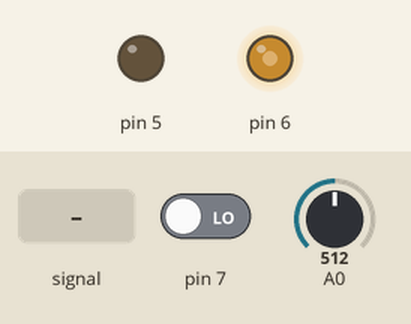
Simulated run of this sketch. Board: Arduino Uno, built with avr-gcc and run on an emulated ATmega328P. Parts: output pins drawn as LEDs (lit = HIGH). The inputs (shaded band) are chosen by the test bench; at power-on: A0 = 512, pin 7 LOW.

Above: at 1.2 s.
1.3 s: A0 fed a 200 Hz sine of ±81 counts around its level
Timing chart, 0 to 2.2 s (numbered marks = the images above; inputs shaded):
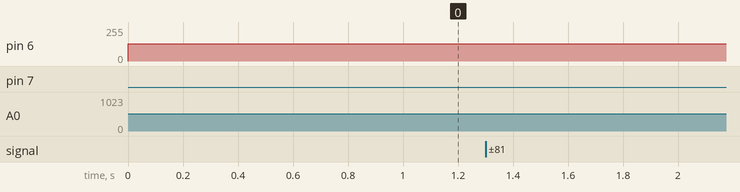

The sketch:

Activity_11.ino
```cpp
/*
  By: Mohammad and Cesar
  I/O Pins
  A0: Potentiometer
  A1:
  A2:
  A3:
  A4:
  A5:
  D0:
  D1:
  D2:
  D3:
  D4:
  D5: PWM (OC0B) // A1 on H-bridge
  D6: PWM (OC0A) // A2 on H-bridge
  D7: Toggle switch
  D8:
  D9:
  D10:
  D11:
  D12:
  D13:
*/

volatile unsigned char result; // Global variable to save ADC

void setup() {
  cli();
  DDRD = 0x60; // Pin D5 & D6 set as output
  TCCR0A = 0xA1; // Clear OC0A and OC0B on compare match (non-inverting mode)
  TCCR0B = 0x01; // WGM = 1,0,1 Phase-correct PWM  (top val = 0xFF) // Prescaler = 1


  ADCSRA = 0xEF; // 10-bit //Prescalar 128
  ADCSRB = 0x00; // Free running mode
  ADMUX = 0x60; // Pin A0 as analog input from pot & 8-bit mode on (ADLAR = 1)
  sei();
}

void loop() {
  unsigned char toggle = PIND & 0x80; // Masking and assigning toggle switch value

  // Toggle will change the direction of the motor
  if (toggle) {
    OCR0A = 0;
    OCR0B = result;
  }
  else {
    OCR0A = result;
    OCR0B = 0;
  }
}

ISR(ADC_vect)
{
  result = ADCH;  // Adjusts speed
}
```
